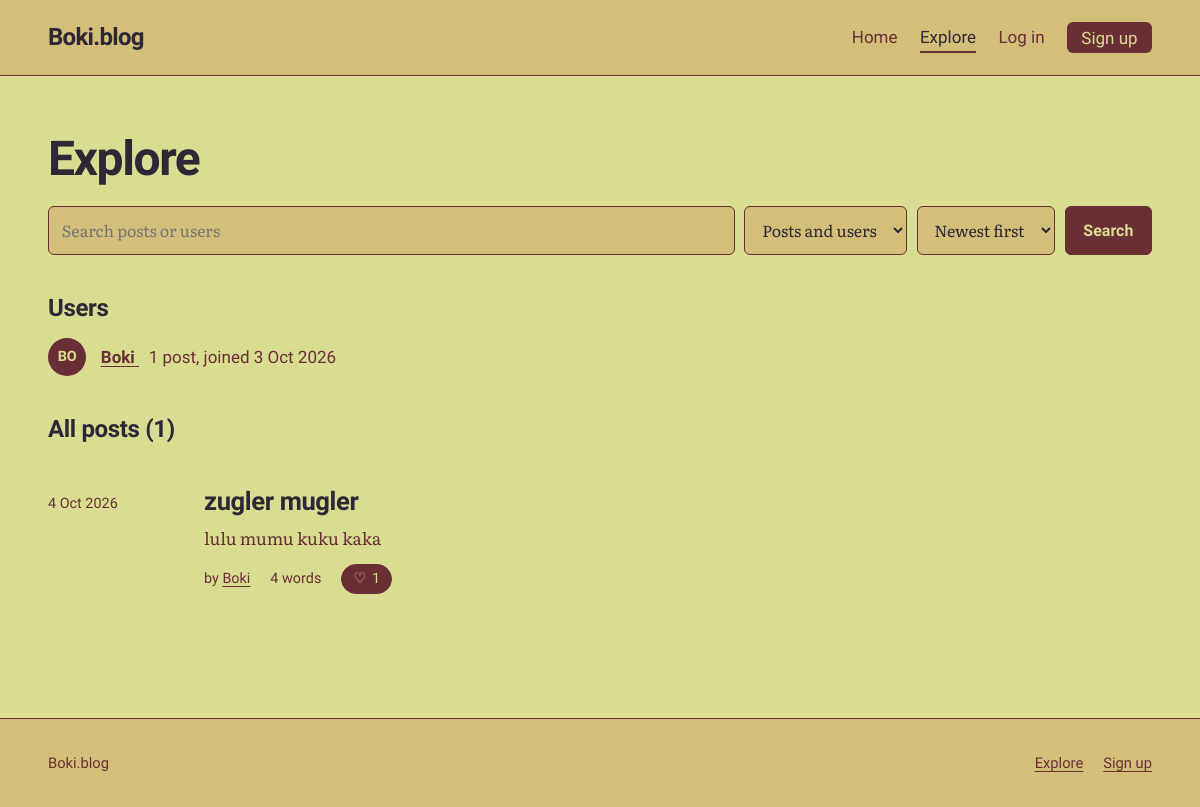
Before: /explore with the older database file.
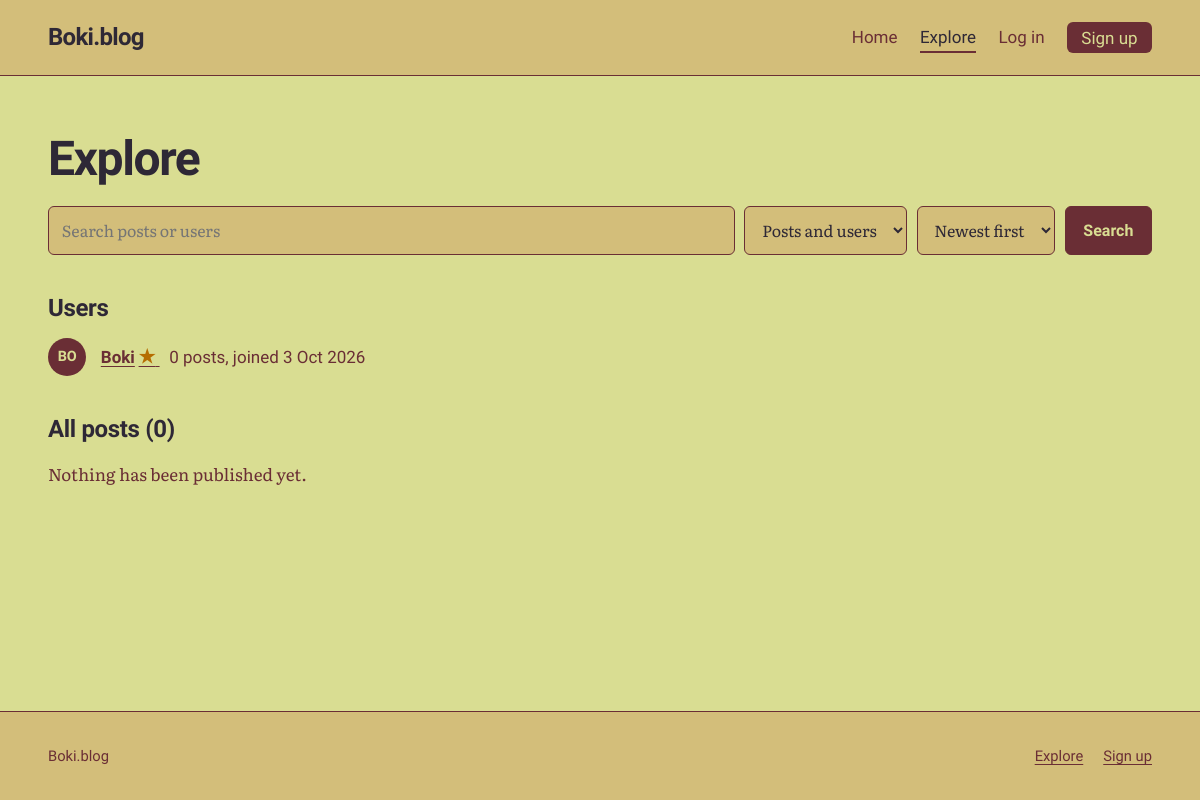
After: the same page with the newer database file.
### tables this page shows
CREATE TABLE users (
    id            INTEGER PRIMARY KEY,
    username      TEXT NOT NULL UNIQUE COLLATE NOCASE,
    password_hash TEXT NOT NULL,
    is_admin      INTEGER NOT NULL DEFAULT 0,
    created_at    TEXT NOT NULL DEFAULT (datetime('now')),
    bio           TEXT NOT NULL DEFAULT '',
    avatar        TEXT,
    profile_bg    TEXT NOT NULL DEFAULT '#D9DD92',
    profile_text  TEXT NOT NULL DEFAULT '#2E2836'
, avatar_position_x INTEGER NOT NULL DEFAULT 50, avatar_position_y INTEGER NOT NULL DEFAULT 50);

CREATE TABLE posts (
    id         INTEGER PRIMARY KEY,
    user_id    INTEGER NOT NULL REFERENCES users(id) ON DELETE CASCADE,
    title      TEXT NOT NULL,
    body       TEXT NOT NULL,
    created_at TEXT NOT NULL DEFAULT (datetime('now')),
    updated_at TEXT,
    image      TEXT,
    text_color TEXT NOT NULL DEFAULT '#2E2836',
    title_color TEXT NOT NULL DEFAULT '#2E2836',
    background_color TEXT NOT NULL DEFAULT '#D9DD92'
);

### app.py (the view)
@app.get("/explore")
def explore():
    q = request.args.get("q", "").strip()[:100]
    kind = request.args.get("type", "all")
    sort = request.args.get("sort", "new")
    if kind not in ("all", "posts", "users"):
        kind = "all"
    if sort not in SORTS:
        sort = "new"
    page = request.args.get("page", 1, type=int)
    users, posts, total, pages = [], [], 0, 1
    if q:
        pattern = like_pattern(q)
        if kind in ("all", "users"):
            users = db().execute(
                """SELECT u.username, u.created_at,
                          EXISTS(
                            SELECT 1 FROM crossword_completions c
                            JOIN crossword_state s ON s.id = 1
                            WHERE c.user_id = u.id AND c.puzzle_version = s.version
                          ) AS crossword_star,
                          (SELECT COUNT(*) FROM posts WHERE user_id = u.id) AS post_count
                   FROM users u WHERE u.username LIKE ? ESCAPE '\\'
                   ORDER BY u.username LIMIT 20""", (pattern,)).fetchall()
        if kind in ("all", "posts"):
            posts, total, page, pages = fetch_posts(
                "(p.title LIKE ? ESCAPE '\\' OR p.body LIKE ? ESCAPE '\\' "
                "OR u.username LIKE ? ESCAPE '\\')",
                (pattern, pattern, pattern), sort, page)
    else:
        if kind in ("all", "users"):
            users = db().execute(
                """SELECT u.username, u.created_at,
                          EXISTS(
                            SELECT 1 FROM crossword_completions c
                            JOIN crossword_state s ON s.id = 1
                            WHERE c.user_id = u.id AND c.puzzle_version = s.version
                          ) AS crossword_star,
                          (SELECT COUNT(*) FROM posts WHERE user_id = u.id) AS post_count
                   FROM users u
                   ORDER BY u.username LIMIT 20""").fetchall()
        if kind in ("all", "posts"):
            posts, total, page, pages = fetch_posts(sort=sort, page=page)
    return render_template("explore.html", q=q, kind=kind, sort=sort, users=users,
                           posts=posts, total=total, page=page, pages=pages)

### app.py (called while the page is built, shortened)
def db():
    if "db" not in g:
        g.db = sqlite3.connect(DB_PATH)
        g.db.row_factory = sqlite3.Row
        g.db.execute("PRAGMA foreign_keys = ON")
    return g.db

def viewer_id():
    return g.user["id"] if g.user else -1

def fetch_posts(where="1 = 1", params=(), sort="new", page=1):
    total = db().execute(
        f"SELECT COUNT(*) {POST_FROM} WHERE {where}", params).fetchone()[0]
    pages = max(1, -(-total // PER_PAGE))
    page = min(max(page, 1), pages)
    rows = db().execute(
        f"SELECT {POST_COLS} {POST_FROM} WHERE {where} "
        f"ORDER BY {SORTS[sort]} LIMIT ? OFFSET ?",
        (viewer_id(), *params, PER_PAGE, (page - 1) * PER_PAGE)).fetchall()
    return rows, total, page, pages

@app.before_request
def load_user_and_check_csrf():
    g.user = None
    user_id = session.get("user_id")
    if "csrf" not in session:
        session["csrf"] = secrets.token_urlsafe(32)
    if request.method == "POST":
        sent = request.form.get("csrf_token", "")
        if not secrets.compare_digest(sent.encode(), session["csrf"].encode()):
            abort(400, "Your session expired. Go back, reload the page and try again.")

### templates/explore.html (shortened to what this page needs)
{% extends "base.html" %}
{% from "_macros.html" import post_row, pager with context %}
{% from "_macros.html" import user_name %}
{% block content %}
<div class="wrap page">
  <h1 class="page-title">Explore</h1>
  <form class="search" method="get" action="{{ url_for('explore') }}" role="search">
    <input id="q" name="q" type="search" value="{{ q }}" placeholder="Search posts or users" maxlength="100" autocomplete="off">
    <select id="type" name="type">
      <option value="all" {% if kind == 'all' %}selected{% endif %}>Posts and users</option>
    </select>
    <select id="sort" name="sort">
      <option value="new" {% if sort == 'new' %}selected{% endif %}>Newest first</option>
    </select>
    <button class="button" type="submit">Search</button>
  </form>
  {% set next = request.full_path.rstrip('?') %}
  {% if q %}
    {% if kind in ('all', 'users') %}
      <section aria-labelledby="users-title">
        <h2 class="section-title" id="users-title">Users</h2>
        {% if users %}
          <ul class="user-list">
            {% for u in users %}
              <li>
                <span class="avatar small" aria-hidden="true">{{ u.username[:2]|upper }}</span>
                <div>
                  <a href="{{ url_for('profile', username=u.username) }}">{{ user_name(u.username, u.crossword_star) }}</a>
                  <span class="muted">{{ u.post_count }} {{ 'post' if u.post_count == 1 else 'posts' }}, joined {{ u.created_at|date }}</span>
                </div>
              </li>
            {% endfor %}
          </ul>
        {% else %}
          <p class="empty">No users match &ldquo;{{ q }}&rdquo;.</p>
        {% endif %}
      </section>
    {% endif %}
    {% if kind in ('all', 'posts') %}
      <section aria-labelledby="posts-title">
        <h2 class="section-title" id="posts-title">Posts ({{ total }})</h2>
        {% if posts %}
          <ol class="post-list">{% for p in posts %}{{ post_row(p, next) }}{% endfor %}</ol>
          {{ pager('explore', page, pages, {'q': q, 'type': kind, 'sort': sort}) }}
        {% else %}
          <p class="empty">No posts match &ldquo;{{ q }}&rdquo;. Try fewer or different words.</p>
        {% endif %}
      </section>
    {% endif %}
  {% else %}
    {% if kind in ('all', 'users') %}
      <section aria-labelledby="users-title">
        <h2 class="section-title" id="users-title">Users</h2>
        {% if users %}
          <ul class="user-list">
            {% for u in users %}
              <li>
                <span class="avatar small" aria-hidden="true">{{ u.username[:2]|upper }}</span>
                <div>
                  <a href="{{ url_for('profile', username=u.username) }}">{{ user_name(u.username, u.crossword_star) }}</a>
                  <span class="muted">{{ u.post_count }} {{ 'post' if u.post_count == 1 else 'posts' }}, joined {{ u.created_at|date }}</span>
                </div>
              </li>
            {% endfor %}
          </ul>
        {% else %}
          <p class="empty">No users have joined yet.</p>
        {% endif %}
      </section>
    {% endif %}
    {% if kind in ('all', 'posts') %}
      <section aria-labelledby="all-title">
        <h2 class="section-title" id="all-title">All posts ({{ total }})</h2>
        {% if posts %}
          <ol class="post-list">{% for p in posts %}{{ post_row(p, next) }}{% endfor %}</ol>
        {% else %}
          <p class="empty">Nothing has been published yet.</p>
        {% endif %}
      </section>
    {% endif %}
  {% endif %}
</div>
{% endblock %}

### templates/_macros.html (shortened to what this page needs)
{% macro like_button(post, next) %}
  {% if g.user %}
    <form class="inline-form" method="post" action="{{ url_for('toggle_like', post_id=post.id) }}">
      <input type="hidden" name="csrf_token" value="{{ csrf_token() }}">
      <input type="hidden" name="next" value="{{ next }}">
      <button class="like {% if post.liked %}is-liked{% endif %}" type="submit" aria-pressed="{{ 'true' if post.liked else 'false' }}">
        <span aria-hidden="true">{{ '♥' if post.liked else '♡' }}</span>
        {{ post.like_count }}
        <span class="sr">{{ 'like' if post.like_count == 1 else 'likes' }}, {{ 'unlike' if post.liked else 'like this post' }}</span>
      </button>
    </form>
  {% else %}
    <a class="like" href="{{ url_for('login', next=next) }}">
      <span aria-hidden="true">♡</span> {{ post.like_count }}
    </a>
  {% endif %}
{% endmacro %}
{% macro user_name(username, crossword_star=false) %}
  {{ username }}{% if crossword_star %}<span class="achievement-star" role="img" aria-label="Solved the current Weekly Bokword" title="Solved the current Weekly Bokword">★</span>{% endif %}
{% endmacro %}
{% macro post_row(post, next) %}
  <li class="post-item">
    <time datetime="{{ post.created_at|iso }}">{{ post.created_at|date }}</time>
    <div>
      <h3><a href="{{ url_for('post', post_id=post.id) }}">{{ post.title }}</a></h3>
      <p>{{ post.body|excerpt }}</p>
      <ul class="meta">
        <li>by <a href="{{ url_for('profile', username=post.username) }}">{{ user_name(post.username, post.crossword_star) }}</a></li>
        <li>{{ post.body|wordcount }} {{ 'word' if (post.body|wordcount) == 1 else 'words' }}</li>
        <li>{{ like_button(post, next) }}</li>
      </ul>
    </div>
  </li>
{% endmacro %}

Changed rows visible on the page:
removed posts: created_at "4 Oct 2026", title "zugler mugler", body|excerpt "lulu mumu kuku kaka", {{ username }} "Boki", body "4", body "words", like_count "1"
shown differently, row unchanged: users "Boki": post_count "1" → "0"; post_count "post" → "posts"; now shows "★"
Other visible differences:
{{ total }}: "1" → "0"
text now shown: "Nothing has been published yet."
